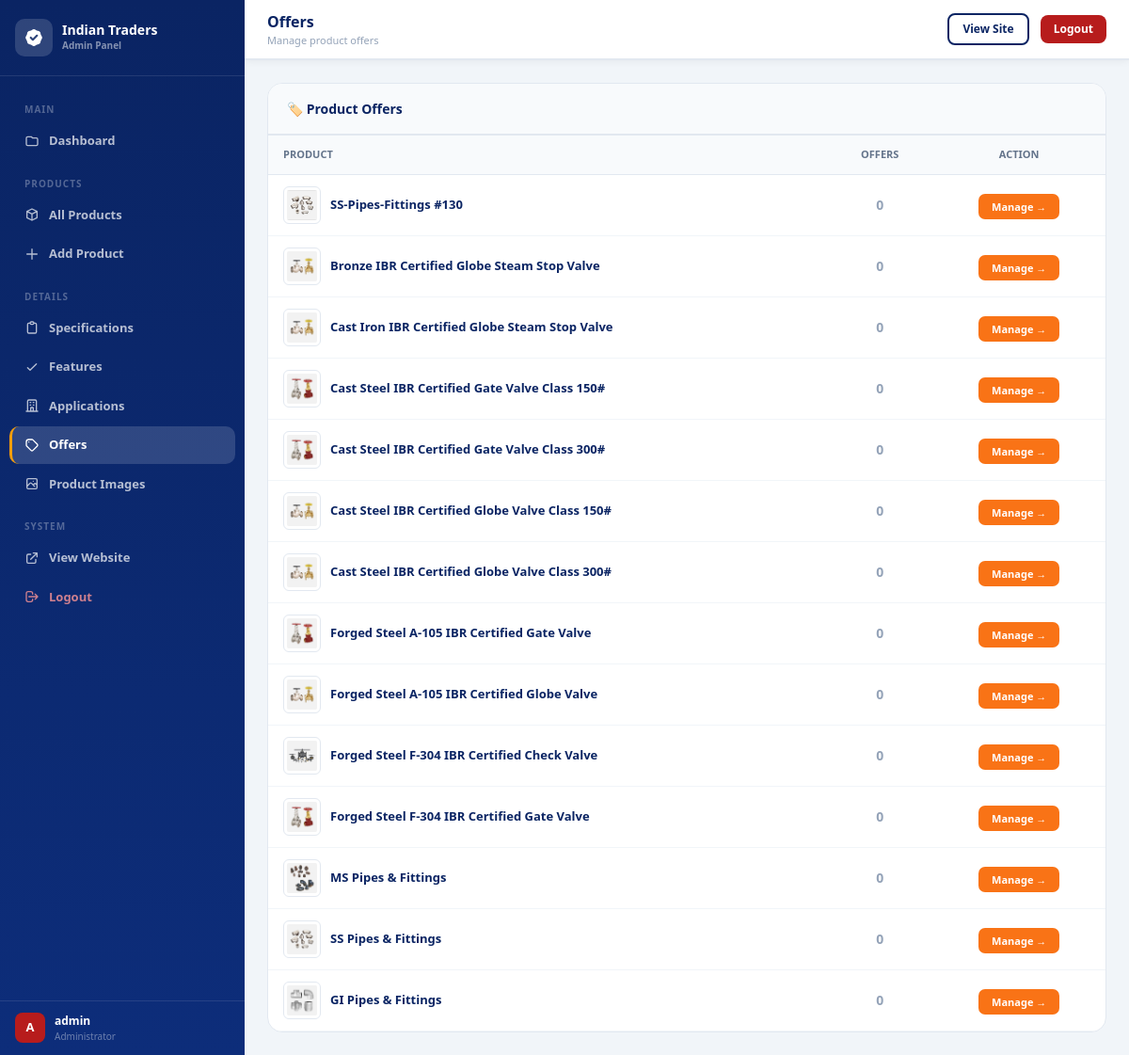
The app's page /admin/offers.php (signed in) with its own data.
### tables this page shows
CREATE TABLE `products` (
  `id` int(11) NOT NULL,
  `name` varchar(300) NOT NULL,
  `slug` varchar(300) NOT NULL,
  `subtitle` varchar(300) DEFAULT NULL,
  `description` text DEFAULT NULL,
  `image` varchar(300) DEFAULT './assets/images/Globe-Valve-1.png',
  `category` varchar(100) NOT NULL DEFAULT 'Gate / Globe Valves',
  `badge` varchar(50) DEFAULT NULL,
  `badge_color` varchar(100) DEFAULT 'bg-orange-600',
  `price_min` decimal(12,2) DEFAULT 0.00,
  `price_max` decimal(12,2) DEFAULT 0.00,
  `mrp` decimal(12,2) DEFAULT 0.00,
  `gst_percent` decimal(5,2) DEFAULT 18.00,
  `in_stock` tinyint(1) DEFAULT 1,
  `stock_label` varchar(50) DEFAULT 'In Stock',
  `ships_within` varchar(100) DEFAULT 'Ships within 24 hrs',
  `best_price` tinyint(1) DEFAULT 1,
  `min_order` int(11) DEFAULT 1,
  `min_order_unit` varchar(50) DEFAULT 'Piece',
  `delivery_days` varchar(50) DEFAULT '3–5 Days',
  `warranty` varchar(100) DEFAULT 'Mfr. Terms',
  `certification` varchar(100) DEFAULT 'ISO • IBR',
  `rating` decimal(3,1) DEFAULT 4.8,
  `orders_count` varchar(50) DEFAULT '1000+',
  `is_active` tinyint(1) DEFAULT 1,
  `sort_order` int(11) DEFAULT 0,
  `created_at` timestamp NOT NULL DEFAULT current_timestamp()
);

### admin/offers.php (the view, shortened to what this page needs)
<?php
$conn = getConn();
$products = [];
$res = $conn->query("SELECT p.id, p.name, p.category, p.image, COUNT(po.id) as offer_count FROM products p LEFT JOIN product_offers po ON p.id=po.product_id WHERE p.is_active=1 GROUP BY p.id ORDER BY p.sort_order");
while($row = $res->fetch_assoc()) $products[] = $row;
include 'header.php';
?>
<div style="padding:24px;">
<div style="background:white;border-radius:16px;border:1.5px solid #e2e8f0;overflow:hidden;">
    <div style="background:#f8fafc;padding:16px 20px;border-bottom:2px solid #e2e8f0;">
        <h3 style="font-size:14px;font-weight:800;color:#0a2463;">🏷️ Product Offers</h3>
    </div>
    <table style="width:100%;border-collapse:collapse;">
        <thead><tr style="background:#f8fafc;border-bottom:1.5px solid #e2e8f0;">
            <th style="padding:12px 16px;text-align:left;font-size:11px;font-weight:800;color:#64748b;text-transform:uppercase;">Product</th>
            <th style="padding:12px 16px;text-align:center;font-size:11px;font-weight:800;color:#64748b;text-transform:uppercase;">Offers</th>
            <th style="padding:12px 16px;text-align:center;font-size:11px;font-weight:800;color:#64748b;text-transform:uppercase;">Action</th>
        </tr></thead>
        <tbody>
        <?php foreach($products as $p): ?>
        <tr style="border-bottom:1px solid #f1f5f9;" onmouseover="this.style.background='#f8faff'" onmouseout="this.style.background='white'">
            <td style="padding:12px 16px;">
                <div style="display:flex;align-items:center;gap:10px;">
                    <img src="../<?php echo htmlspecialchars(ltrim($p['image'],'./')); ?>" style="width:40px;height:40px;object-fit:contain;border-radius:6px;border:1px solid #e2e8f0;padding:3px;" onerror="this.style.display='none'">
                    <span style="font-size:13px;font-weight:700;color:#0a2463;"><?php echo htmlspecialchars($p['name']); ?></span>
                </div>
            </td>
            <td style="padding:12px 16px;text-align:center;font-size:14px;font-weight:800;color:<?php echo $p['offer_count']>0?'#f97316':'#94a3b8'; ?>;"><?php echo $p['offer_count']; ?></td>
            <td style="padding:12px 16px;text-align:center;">
                <a href="product_edit.php?id=<?php echo $p['id']; ?>&tab=offers" style="background:#f97316;color:white;padding:6px 14px;border-radius:7px;font-size:11px;font-weight:700;text-decoration:none;">Manage →</a>
            </td>
        </tr>
        <?php endforeach; ?>
        </tbody>
    </table>
</div>
</div>
<?php include 'footer.php'; ?>

### records on screen
products: image (picture), name "SS-Pipes-Fittings #130", offer_count "0"
products: image (picture), name "Bronze IBR Certified Globe Steam Stop Valve", offer_count "0"
products: image (picture), name "Cast Iron IBR Certified Globe Steam Stop Valve", offer_count "0"
products: image (picture), name "Cast Steel IBR Certified Gate Valve Class 150#", offer_count "0"
products: image (picture), name "Cast Steel IBR Certified Gate Valve Class 300#", offer_count "0"
products: image (picture), name "Cast Steel IBR Certified Globe Valve Class 150#", offer_count "0"
products: image (picture), name "Cast Steel IBR Certified Globe Valve Class 300#", offer_count "0"
products: image (picture), name "Forged Steel A-105 IBR Certified Gate Valve", offer_count "0"
products: image (picture), name "Forged Steel A-105 IBR Certified Globe Valve", offer_count "0"
products: image (picture), name "Forged Steel F-304 IBR Certified Check Valve", offer_count "0"
products: image (picture), name "Forged Steel F-304 IBR Certified Gate Valve", offer_count "0"
products: image (picture), name "MS Pipes & Fittings", offer_count "0"
products: image (picture), name "SS Pipes & Fittings", offer_count "0"
products: image (picture), name "GI Pipes & Fittings", offer_count "0"

### other values on screen
$_SESSION['admin_user'] "admin"
$pageTitle "Offers"
$pageSubtitle "Manage product offers"
